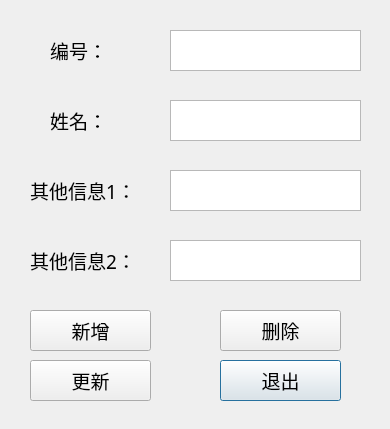
<?xml version="1.0" encoding="UTF-8"?>
<ui version="4.0">
 <class>DialogXiugaiLianxiren</class>
 <widget class="QDialog" name="DialogXiugaiLianxiren">
  <property name="geometry">
   <rect>
    <x>0</x>
    <y>0</y>
    <width>390</width>
    <height>429</height>
   </rect>
  </property>
  <property name="windowTitle">
   <string>Dialog</string>
  </property>
  <widget class="QTextEdit" name="textEdit_4">
   <property name="geometry">
    <rect>
     <x>170</x>
     <y>240</y>
     <width>191</width>
     <height>41</height>
    </rect>
   </property>
  </widget>
  <widget class="QPushButton" name="pushButton_tuichu">
   <property name="geometry">
    <rect>
     <x>220</x>
     <y>360</y>
     <width>121</width>
     <height>41</height>
    </rect>
   </property>
   <property name="font">
    <font>
     <family>黑体</family>
     <pointsize>14</pointsize>
    </font>
   </property>
   <property name="text">
    <string>退出</string>
   </property>
  </widget>
  <widget class="QLabel" name="label_2">
   <property name="geometry">
    <rect>
     <x>50</x>
     <y>100</y>
     <width>81</width>
     <height>41</height>
    </rect>
   </property>
   <property name="font">
    <font>
     <family>黑体</family>
     <pointsize>14</pointsize>
    </font>
   </property>
   <property name="text">
    <string>姓名：</string>
   </property>
  </widget>
  <widget class="QLabel" name="label_bianhao">
   <property name="geometry">
    <rect>
     <x>50</x>
     <y>30</y>
     <width>81</width>
     <height>41</height>
    </rect>
   </property>
   <property name="font">
    <font>
     <family>黑体</family>
     <pointsize>14</pointsize>
    </font>
   </property>
   <property name="text">
    <string>编号：</string>
   </property>
  </widget>
  <widget class="QLabel" name="label_3">
   <property name="geometry">
    <rect>
     <x>30</x>
     <y>170</y>
     <width>101</width>
     <height>41</height>
    </rect>
   </property>
   <property name="font">
    <font>
     <family>黑体</family>
     <pointsize>14</pointsize>
    </font>
   </property>
   <property name="text">
    <string>其他信息1：</string>
   </property>
  </widget>
  <widget class="QTextEdit" name="textEdit_2">
   <property name="geometry">
    <rect>
     <x>170</x>
     <y>100</y>
     <width>191</width>
     <height>41</height>
    </rect>
   </property>
  </widget>
  <widget class="QPushButton" name="pushButton_chaxun">
   <property name="geometry">
    <rect>
     <x>30</x>
     <y>310</y>
     <width>121</width>
     <height>41</height>
    </rect>
   </property>
   <property name="font">
    <font>
     <family>黑体</family>
     <pointsize>14</pointsize>
    </font>
   </property>
   <property name="text">
    <string>新增</string>
   </property>
  </widget>
  <widget class="QTextEdit" name="textEdit_3">
   <property name="geometry">
    <rect>
     <x>170</x>
     <y>170</y>
     <width>191</width>
     <height>41</height>
    </rect>
   </property>
  </widget>
  <widget class="QLabel" name="label_4">
   <property name="geometry">
    <rect>
     <x>30</x>
     <y>240</y>
     <width>101</width>
     <height>41</height>
    </rect>
   </property>
   <property name="font">
    <font>
     <family>黑体</family>
     <pointsize>14</pointsize>
    </font>
   </property>
   <property name="text">
    <string>其他信息2：</string>
   </property>
  </widget>
  <widget class="QTextEdit" name="textEdit">
   <property name="geometry">
    <rect>
     <x>170</x>
     <y>30</y>
     <width>191</width>
     <height>41</height>
    </rect>
   </property>
  </widget>
  <widget class="QPushButton" name="pushButton_chaxun_2">
   <property name="geometry">
    <rect>
     <x>220</x>
     <y>310</y>
     <width>121</width>
     <height>41</height>
    </rect>
   </property>
   <property name="font">
    <font>
     <family>黑体</family>
     <pointsize>14</pointsize>
    </font>
   </property>
   <property name="text">
    <string>删除</string>
   </property>
  </widget>
  <widget class="QPushButton" name="pushButton_chaxun_3">
   <property name="geometry">
    <rect>
     <x>30</x>
     <y>360</y>
     <width>121</width>
     <height>41</height>
    </rect>
   </property>
   <property name="font">
    <font>
     <family>黑体</family>
     <pointsize>14</pointsize>
    </font>
   </property>
   <property name="text">
    <string>更新</string>
   </property>
  </widget>
 </widget>
 <resources/>
 <connections>
  <connection>
   <sender>pushButton_tuichu</sender>
   <signal>clicked()</signal>
   <receiver>DialogXiugaiLianxiren</receiver>
   <slot>close()</slot>
   <hints>
    <hint type="sourcelabel">
     <x>280</x>
     <y>380</y>
    </hint>
    <hint type="destinationlabel">
     <x>194</x>
     <y>214</y>
    </hint>
   </hints>
  </connection>
 </connections>
</ui>
